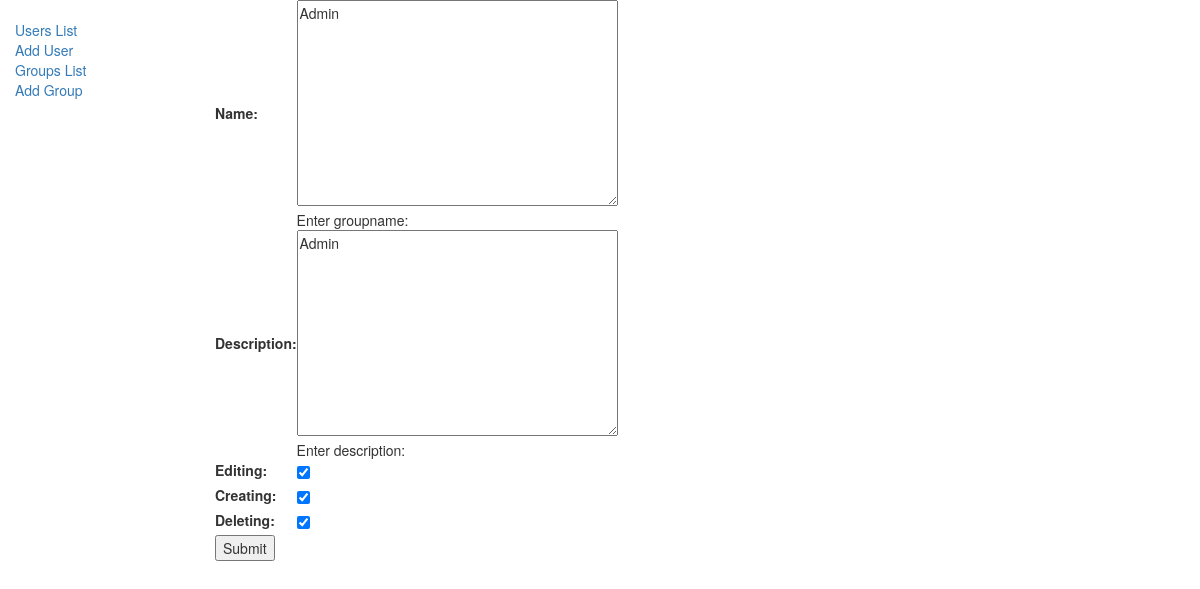
Page /home/groups/1/edit on the committed database.
### task/models.py (models this page shows, shortened)
class Group(models.Model):
    name = models.TextField('Name', help_text='Enter groupname:')
    description = models.TextField('Description', help_text='Enter description: ', null=True, blank=True)
    editing = models.BooleanField(default=False)
    creating = models.BooleanField(default=False)
    deleting = models.BooleanField(default=False)

### task/views.py (the view)
# urls.py: path('groups/<int:pk>/edit', views.GroupEdit.as_view(), name='group_edit'),
class GroupEdit(generic.UpdateView):
    model = Group
    template_name = 'manipulate/group_form.html'
    fields = '__all__'
    success_url = reverse_lazy('group_list')

### templates/manipulate/group_form.html (shortened to what this page needs)
{% extends "base_generic.html" %}
{% block content %}
<form action="" method="post">
    <table>
    {{ form.as_table }}
    </table>
    <input type="submit" value="Submit" />
</form>
{% endblock %}

### rows in the picture
Group: name "Admin", description "Admin", editing "☑", creating "☑", deleting "☑"
